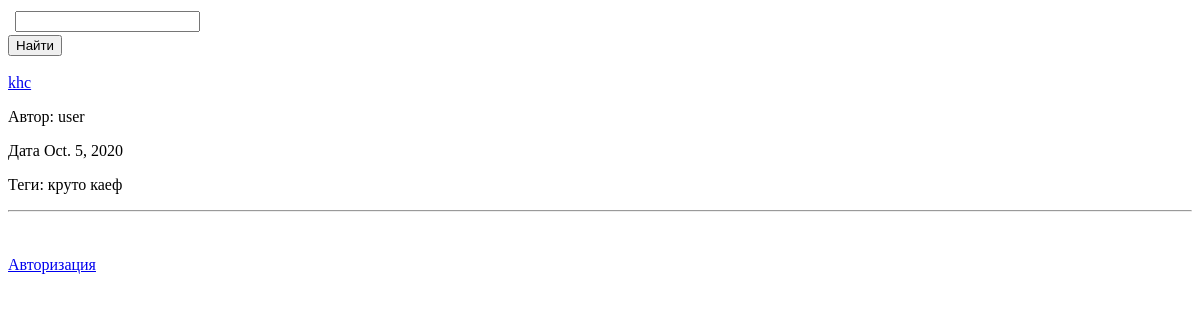
Before: / with the older database file.
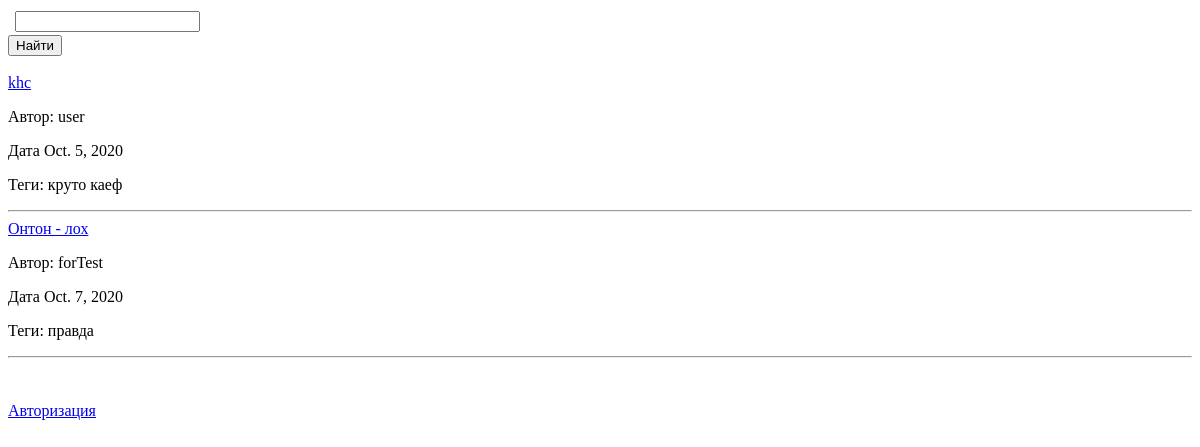
After: the same page with the newer database file.
### PostFeed/models.py (models this page shows)
class Post(models.Model):
    name = models.CharField(max_length=30)
    text = models.TextField()
    author = models.CharField(max_length=25)
    date = models.DateField()
    tags = models.CharField(max_length=30)

### PostFeed/views.py (the view, shortened to what this page needs)
# urls.py: path('', views.MainPage),
def MainPage(request):
    try:
        data = Post.objects.all()
    except:
        data = Post.objects.all()
        return render(request, "mainPage.html",
                      {'context': data,
                       'authorized': False,
                       "filtered": False,
                       "form": SearchString()})

### PostFeed/forms.py
class SearchString(forms.Form):
    searchWord = forms.CharField(max_length=20, label='')

### PostFeed/templates/mainPage.html (shortened to what this page needs)
<!DOCTYPE html>
<html lang="en">
<head>
</head>
<body>
<form method="POST">
    <table>
        {{ form }}
    </table>
    <input type="submit" value="Найти">
    <br> <br>
</form>
{% if context == "" %}
    <h2>Ничего не найдено</h2>
{% else %}
    {% for post in context %}
        <a href="Post/{{ post.id }}">{{ post.name }}</a> <br>
        <p>Автор: {{ post.author }}</p>
        <p>Дата {{ post.date }}</p>
        <p>Теги: {{ post.tags }}</p>
        <hr>
    {% endfor %}
    <br>
    <br>
{% endif %}
{% if authorized == False %}
    <a href="authorize">Авторизация</a>
{% endif %}
</body>
</html>

Changed rows visible on the page:
added Post: name "Онтон - лох", author "forTest", date "Oct. 7, 2020", tags "правда"
